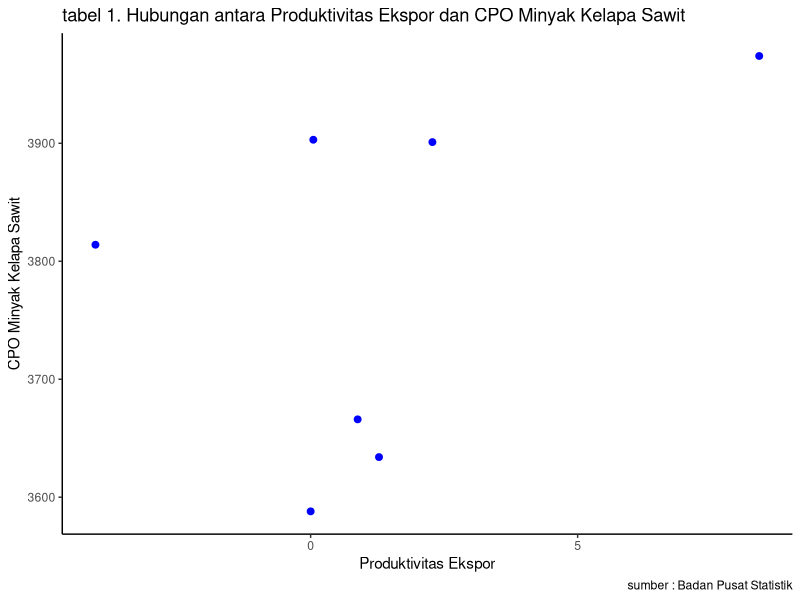

Recreate this plot in R.
## ---- chunk 1
#| warning: false
#| echo: true
library("tidyverse")
library("readxl")
library("dplyr")
## ---- chunk 2
#import dataset
library(readxl)
dat<-read_excel('dat.xlsx')
head(dat)
## ---- chunk 3
library("ggplot2")
library("readxl")
library("dplyr")
ggplot(data = dat,aes(x=PK,y=PD))+
  geom_point(color="blue",size=2)+
  labs(title="tabel 1. Hubungan antara Produktivitas Ekspor dan CPO Minyak Kelapa Sawit",
      x="Produktivitas Ekspor",
      y="CPO Minyak Kelapa Sawit",
      caption = "sumber : Badan Pusat Statistik")+
   theme_classic()
## ---- chunk 4
#import dataset
library(readxl)
dat<-read_excel('dat.xlsx')
head(dat)
## ---- chunk 5
reg1<-lm(PK~PD,data=dat)
summary(reg1)
